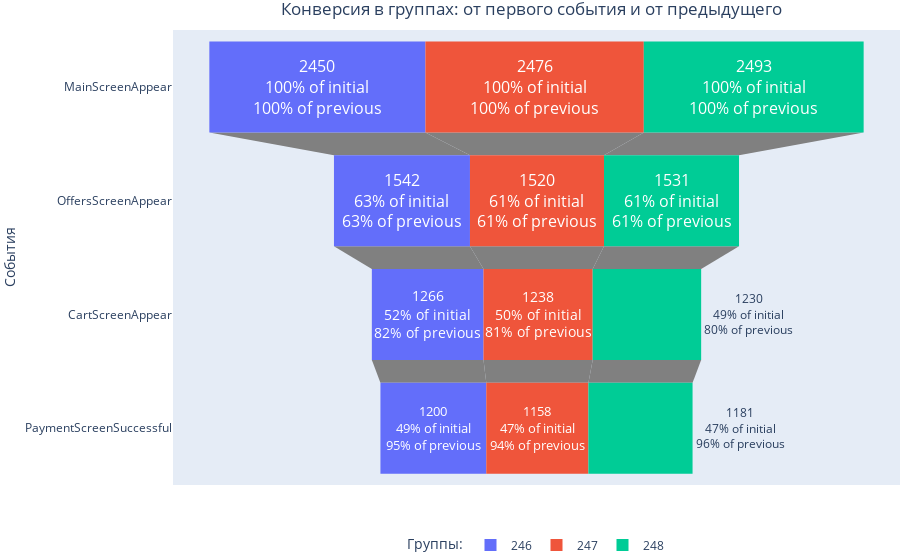

The code cell stored with this chart in its notebook:
### Code cell
funnel_show_conv_groups(groups=[246, 247, 248])

### Figure 1 — Plotly figure (JSON) as saved in the notebook; plotly's stock layout.template omitted (floating-point values rounded to 4 significant figures)
{"data": [{"connector": {"fillcolor": "grey"}, "insidetextfont": {"color": "white", "size": 16}, "name": "246", "textinfo": "value+percent initial+percent previous", "type": "funnel", "x": [2450, 1542, 1266, 1200], "y": ["MainScreenAppear", "OffersScreenAppear", "CartScreenAppear", "PaymentScreenSuccessful"]}, {"connector": {"fillcolor": "grey"}, "insidetextfont": {"color": "white", "size": 16}, "name": "247", "textinfo": "value+percent initial+percent previous", "type": "funnel", "x": [2476, 1520, 1238, 1158], "y": ["MainScreenAppear", "OffersScreenAppear", "CartScreenAppear", "PaymentScreenSuccessful"]}, {"connector": {"fillcolor": "grey"}, "insidetextfont": {"color": "white", "size": 16}, "name": "248", "textinfo": "value+percent initial+percent previous", "type": "funnel", "x": [2493, 1531, 1230, 1181], "y": ["MainScreenAppear", "OffersScreenAppear", "CartScreenAppear", "PaymentScreenSuccessful"]}], "layout": {"legend": {"orientation": "h", "title": {"text": "Группы:"}, "x": 0.5, "xanchor": "center"}, "margin": {"b": 0, "l": 0, "r": 0, "t": 30}, "title": {"text": "Конверсия в группах: от первого события и от предыдущего", "x": 0.59}, "yaxis": {"title": {"text": "События"}}}}
